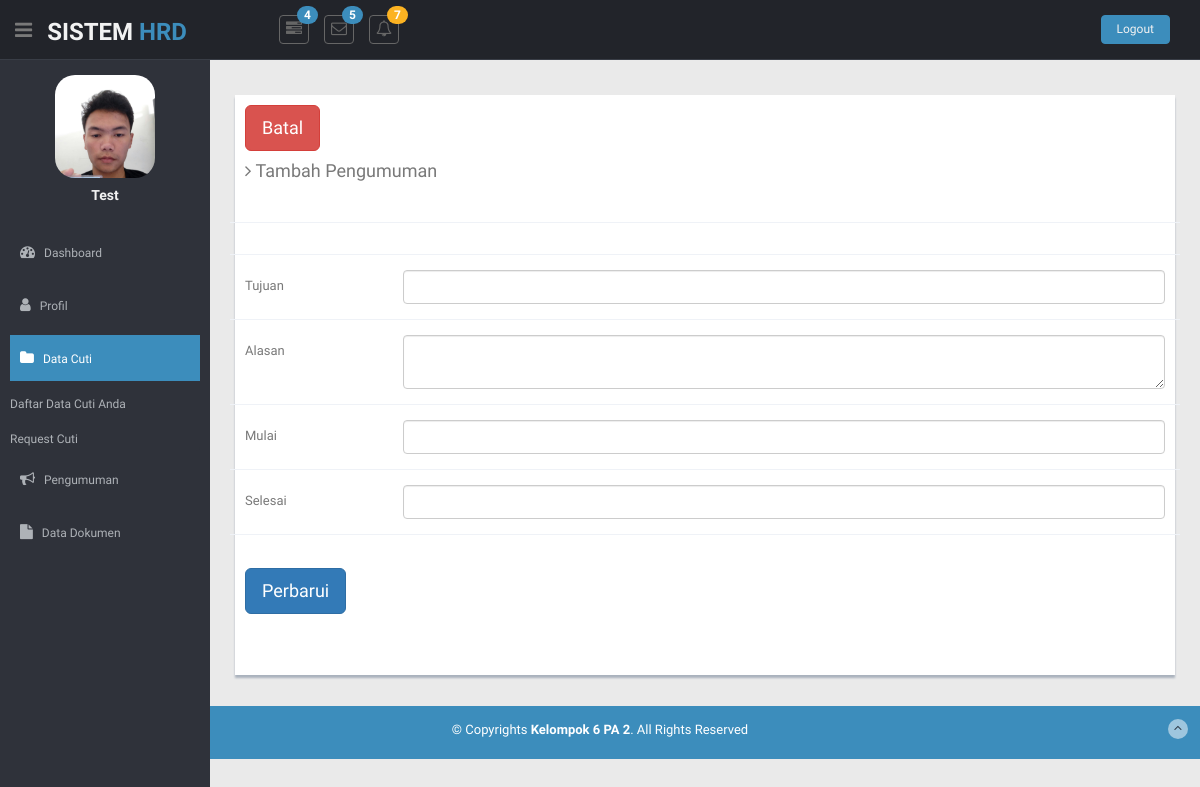
Screenshot of /perbaruicuti.php (signed in) with the database file from the repository.
### tables this page shows
CREATE TABLE `user` (
  `id_user` int(11) NOT NULL,
  `namalengkap` varchar(255) DEFAULT NULL,
  `tanggallahir` date NOT NULL,
  `jenis_kelamin` varchar(45) NOT NULL,
  `alamat` varchar(100) NOT NULL,
  `nomortelepon` varchar(45) NOT NULL,
  `email` varchar(45) NOT NULL,
  `jabatan` varchar(200) NOT NULL,
  `pas_photo` varchar(45) NOT NULL,
  `username` varchar(255) DEFAULT NULL,
  `password` varchar(255) DEFAULT NULL,
  `role` int(11) DEFAULT NULL
);

### perbaruicuti.php (the view, shortened to what this page needs)
<?php require_once("conn.php");
    $idCuti = $_GET['id_cuti'];
     $textarea= $cutis['alasan'];
?>
<!DOCTYPE html>
<html lang="en">
<head>
  <link href="lib/bootstrap/css/bootstrap.min.css" rel="stylesheet">
  <link href="lib/font-awesome/css/font-awesome.css" rel="stylesheet" />
  <link rel="stylesheet" type="text/css" href="lib/bootstrap-datepicker/css/datepicker.css" />
  <link rel="stylesheet" type="text/css" href="lib/bootstrap-daterangepicker/daterangepicker.css" />
  <link href="css/style.css" rel="stylesheet">
  <link href="css/style-responsive.css" rel="stylesheet">
</head>
<body>
  <section id="container">
    <header class="header black-bg">
      <div class="sidebar-toggle-box">
        <div class="fa fa-bars tooltips" data-placement="right" data-original-title="Toggle Navigation"></div>
      </div>
      <a href="index.html" class="logo"><b>SISTEM<span> HRD</span></b></a>
      <div class="nav notify-row" id="top_menu">
        <ul class="nav top-menu">
          <li class="dropdown">
            <a data-toggle="dropdown" class="dropdown-toggle" href="index.html#">
              <i class="fa fa-tasks"></i>
              <span class="badge bg-theme">4</span>
            </a>
          </li>
          <li id="header_inbox_bar" class="dropdown">
            <a data-toggle="dropdown" class="dropdown-toggle" href="index.html#">
              <i class="fa fa-envelope-o"></i>
              <span class="badge bg-theme">5</span>
            </a>
          </li>
          <li id="header_notification_bar" class="dropdown">
            <a data-toggle="dropdown" class="dropdown-toggle" href="index.html#">
              <i class="fa fa-bell-o"></i>
              <span class="badge bg-warning">7</span>
            </a>
          </li>
        </ul>
      </div>
      <div class="top-menu">
        <ul class="nav pull-right top-menu">
          <li><a class="logout" href="login.php">Logout</a></li>
        </ul>
      </div>
    </header>
    <aside>
      <div id="sidebar" class="nav-collapse ">
        <ul class="sidebar-menu" id="nav-accordion">
        <?php
        include('conn.php');
        $id = $_SESSION['id_user'];
          $query="SELECT * FROM user WHERE id_user='$id'";
        $query1=mysqli_query($conn,$query);
         $query2=mysqli_fetch_array($query1);
             $nama=$query2['namalengkap'];
            ?>  <center><a href="profile.php"><img src="admin/image/profil/<?php echo $query2['pas_photo']; ?>" width="100px;" style="border: 5px;padding-top: 0px;border-radius: 20px"/> </a></center>
            <center><h5><?php echo $nama;?></h5></center>
          <li class="mt">
            <a href="index.php">
              <i class="fa fa-dashboard"></i>
              <span>Dashboard</span>
              </a>
          </li>
           <li>
            <a class="sub-menu" href="profile.php">
              <i class="fa fa-user"></i>
              <span> Profil</span>
              </a>
          </li>
           <li>
            <a  class="active" class="sub-menu" href="datacuti.php">
              <i class="fa fa-folder"></i>
              <span> Data Cuti</span>
              </a>
              <ul class="sub">
              <li><a href="tablecuti.php">Daftar Data Cuti Anda</a></li>
               <li><a href="datacuti.php">Request Cuti </a></li>
            </ul>
          </li>
           <li>
            <a class="sub-menu" href="pengumumanuser.php">
              <i class="fa fa-bullhorn"></i>
              <span> Pengumuman</span>
              </a>
          </li>
              <li>
              <a   class="sub-menu" href="uploaddocuser.php">
                <i class="fa fa-file"></i>
                <span> Data Dokumen</span>
                </a>
            </li>
        </ul>
      </div>
    </aside>
    <section id="main-content">
      <section class="wrapper">
        <div class="row mt">
          <div class="col-lg-12">
            <div class="form-panel"  style="height:580px">
              <a href="tablecuti.php" ><button  class="btn btn-danger btn-lg">Batal</button></a>
              <h4 class="mb"><i class="fa fa-angle-right"></i> Tambah Pengumuman</h4>
              <form class="form-horizontal style-form" method="post" action="perbaruicutiproses.php?id_cuti=<?=$idCuti?>" enctype="multipart/form-data">
                <div class="form-group">
                  <div class="col-sm-10">
                  </div>
                 </div>
                 <div class="form-group">
                  <div class="col-sm-10">
                  </div>
                </div>
                <div class="form-group">
                  <label class="col-sm-2 col-sm-2 control-label">Tujuan</label>
                  <div class="col-sm-10">
                    <input type="text" name="tujuan" value="<?= $cutis['tujuan']?>" class="form-control">
                  </div>
                </div>
                 <div class="form-group">
                  <label class="col-sm-2 col-sm-2 control-label">Alasan</label>
                  <div class="col-sm-10">
                    <textarea name="alasan"  class="form-control" ><?php echo $textarea; ?> </textarea>
                  </div>
               </div>
               <div class="form-group">
                  <label class="col-sm-2 col-sm-2 control-label">Mulai</label>
                  <div class="col-sm-10">
                    <input type="text" name="mulai" value="<?= $cutis['mulaicuti']?>" class="form-control">
                  </div>
                </div>
                <div class="form-group">
                  <label class="col-sm-2 col-sm-2 control-label">Selesai</label>
                  <div class="col-sm-10">
                    <input type="text" name="selesai" value="<?= $cutis['selesaicuti']?>" class="form-control">
                  </div>
                </div>
                <br>
                 <button type="submit" name="perbaruipengumuman" class="btn btn-primary btn-lg">Perbarui</button>
                </div>
            </div>
          </div>
      </section>
    </section>
    <footer class="site-footer">
      <div class="text-center">
        <p>
          &copy; Copyrights <strong>Kelompok 6 PA 2</strong>. All Rights Reserved
        </p>
        <a href="form_component.html#" class="go-top">
          <i class="fa fa-angle-up"></i>
        </a>
      </div>
    </footer>
  </section>
</body>
</html>

### css/style.css (style rules this page uses)
body { color: #797979; background: #eaeaea; font-family: 'Ruda', sans-serif; padding: 0px !important; margin: 0px !important; font-size: 13px; }
ul li { list-style: none; }
a, a:hover, a:focus { text-decoration: none; outline: none; }
#container { width: 100%; height: 100%; }
.bg-theme { background-color: #3c8dbc; }
.mt { margin-top: 25px; }
.mb { margin-bottom: 25px; }
ul.top-menu>li>.logout { color: #f2f2f2; font-size: 12px; border-radius: 4px; -webkit-border-radius: 4px; border: 1px solid #3c8dbc !important; padding: 5px 15px; margin-right: 15px; background: #3c8dbc; margin-top: 15px; }
#sidebar { width: 210px; height: 100%; position: fixed; background: #2f323a; }
#sidebar h5 { color: #f2f2f2; font-weight: 700; }
#sidebar ul li { position: relative; }
ul.sidebar-menu, ul.sidebar-menu li ul.sub { margin: -2px 0 0; padding: 0; }
ul.sidebar-menu { margin-top: 75px; }
#sidebar>ul>li>ul.sub { display: none; }
#sidebar>ul>li.active>ul.sub, #sidebar>ul>li>ul.sub>li>a { display: block; }
ul.sidebar-menu li ul.sub li { background: #2f323a; margin-bottom: 0; margin-left: 0; margin-right: 0; }
ul.sidebar-menu li ul.sub li:last-child { border-radius: 0 0 4px 4px; -webkit-border-radius: 0 0 4px 4px; }
ul.sidebar-menu li ul.sub li a { font-size: 12px; padding: 6px 0; line-height: 35px; height: 35px; -webkit-transition: all 0.3s ease; -moz-transition: all 0.3s ease; -o-transition: all 0.3s ease; -ms-transition: all 0.3s ease; transition: all 0.3s ease; color: #aeb2b7; }
ul.sidebar-menu li { margin-bottom: 5px; margin-left: 10px; margin-right: 10px; }
ul.sidebar-menu li a span { display: inline-block; }
ul.sidebar-menu li a { color: #aeb2b7; text-decoration: none; display: block; padding: 15px 0 15px 10px; font-size: 12px; outline: none; -webkit-transition: all 0.3s ease; -moz-transition: all 0.3s ease; -o-transition: all 0.3s ease; -ms-transition: all 0.3s ease; transition: all 0.3s ease; }
ul.sidebar-menu li a.active, ul.sidebar-menu li a:hover, ul.sidebar-menu li a:focus { background: #3c8dbc; color: #fff; display: block; -webkit-transition: all 0.3s ease; -moz-transition: all 0.3s ease; -o-transition: all 0.3s ease; -ms-transition: all 0.3s ease; transition: all 0.3s ease; }
ul.sidebar-menu li a i { font-size: 15px; padding-right: 6px; }
ul.sidebar-menu li a.active i { color: #fff; }
#main-content { margin-left: 210px; }
.header, .footer { min-height: 60px; padding: 0 15px; }
.header { position: fixed; left: 0; right: 0; z-index: 1002; }
.black-bg { background: #22242a; border-bottom: 1px solid #393d46; }
.wrapper { display: inline-block; margin-top: 60px; padding-left: 15px; padding-right: 15px; padding-bottom: 15px; padding-top: 0px; width: 100%; }
a.logo { font-size: 24px; color: #f2f2f2; float: left; margin-top: 15px; text-transform: uppercase; }
a.logo b { font-weight: 900; }
a.logo span { color: #3c8dbc; }
#top_menu .nav>li, ul.top-menu>li { float: left; }
.notify-row { float: left; margin-top: 15px; margin-left: 92px; }
ul.top-menu>li>a { color: #666666; font-size: 16px; border-radius: 4px; -webkit-border-radius: 4px; border: 1px solid #666666 !important; padding: 2px 6px; margin-right: 15px; }
.notify-row .badge { position: absolute; right: -10px; top: -10px; z-index: 100; }
.sidebar-toggle-box { float: left; padding-right: 15px; margin-top: 20px; }
.sidebar-toggle-box .fa-bars { cursor: pointer; display: inline-block; font-size: 20px; }
.form-panel { background: #ffffff; margin: 10px; padding: 10px; box-shadow: 0px 3px 2px #aab2bd; text-align: left; }
label { font-weight: 400; }
.form-horizontal.style-form .form-group { border-bottom: 1px solid #eff2f7; padding-bottom: 15px; margin-bottom: 15px; }
@media (min-width: 768px) { .form-horizontal .control-label { text-align: left; } }
.badge.bg-warning { background: #FCB322; }
.site-footer { background: #3c8dbc; color: #fff; padding: 15px 0; }
.site-footer p { margin-bottom: 5px; }
.go-top { margin-right: 1%; margin-top: -25px; float: right; background: rgba(255, 255, 255, .5); width: 20px; height: 20px; border-radius: 50%; -webkit-border-radius: 50%; }
.go-top i { color: #2A3542; }

### rows the page displays
user: pas_photo (picture), namalengkap "Test"
